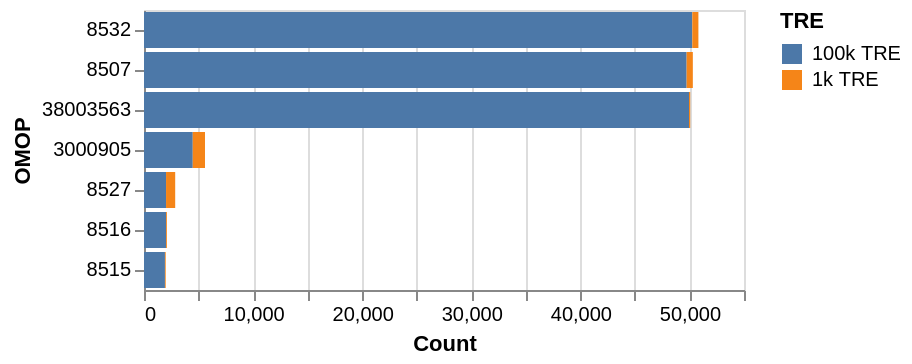

Notebook code for this chart:
### Markdown cell above
You can combine this method with ways of generating lists of codes, for example, getting the list of codes that are shared between some TREs, using the `.get_codes_by_membership` method.
These are the codes shared by both of the synthetic datasets.

### Code cell
codesets.plot_by_codes(codesets.get_codes_by_membership("['100k TRE', '1k TRE']")["OMOP"])

### Figure 1 — Vega-Lite specification as saved in the notebook (floating-point values rounded to 4 significant figures)
{"config": {"view": {"continuousWidth": 300, "continuousHeight": 300}}, "data": {"name": "data-6cf027cf047e3def84b03d1156823417"}, "mark": {"type": "bar"}, "encoding": {"color": {"field": "TRE", "type": "nominal"}, "tooltip": {"field": "OMOP_DESCR", "type": "nominal"}, "x": {"field": "Count", "type": "quantitative"}, "y": {"field": "OMOP", "sort": "-x", "type": "nominal"}}, "$schema": "https://vega.github.io/schema/vega-lite/v6.1.0.json", "datasets": {"data-6cf027cf047e3def84b03d1156823417": [{"OMOP": 8507, "TRE": "100k TRE", "Count": 49740.0, "OMOP_DESCR": "MALE"}, {"OMOP": 8507, "TRE": "1k TRE", "Count": 570.0, "OMOP_DESCR": "MALE"}, {"OMOP": 8515, "TRE": "100k TRE", "Count": 1920.0, "OMOP_DESCR": "Asian"}, {"OMOP": 8515, "TRE": "1k TRE", "Count": 70.0, "OMOP_DESCR": "Asian"}, {"OMOP": 8516, "TRE": "100k TRE", "Count": 2020.0, "OMOP_DESCR": "Black or African American"}, {"OMOP": 8516, "TRE": "1k TRE", "Count": 80.0, "OMOP_DESCR": "Black or African American"}, {"OMOP": 8527, "TRE": "100k TRE", "Count": 2020.0, "OMOP_DESCR": "White"}, {"OMOP": 8527, "TRE": "1k TRE", "Count": 840.0, "OMOP_DESCR": "White"}, {"OMOP": 8532, "TRE": "100k TRE", "Count": 50260.0, "OMOP_DESCR": "FEMALE"}, {"OMOP": 8532, "TRE": "1k TRE", "Count": 560.0, "OMOP_DESCR": "FEMALE"}, {"OMOP": 3000905, "TRE": "100k TRE", "Count": 4470.0, "OMOP_DESCR": "Leukocytes [#/volume] in Blood by Automated count"}, {"OMOP": 3000905, "TRE": "1k TRE", "Count": 1120.0, "OMOP_DESCR": "Leukocytes [#/volume] in Blood by Automated count"}, {"OMOP": 38003563, "TRE": "100k TRE", "Count": 49960.0, "OMOP_DESCR": "Hispanic or Latino"}, {"OMOP": 38003563, "TRE": "1k TRE", "Count": 110.0, "OMOP_DESCR": "Hispanic or Latino"}]}}
